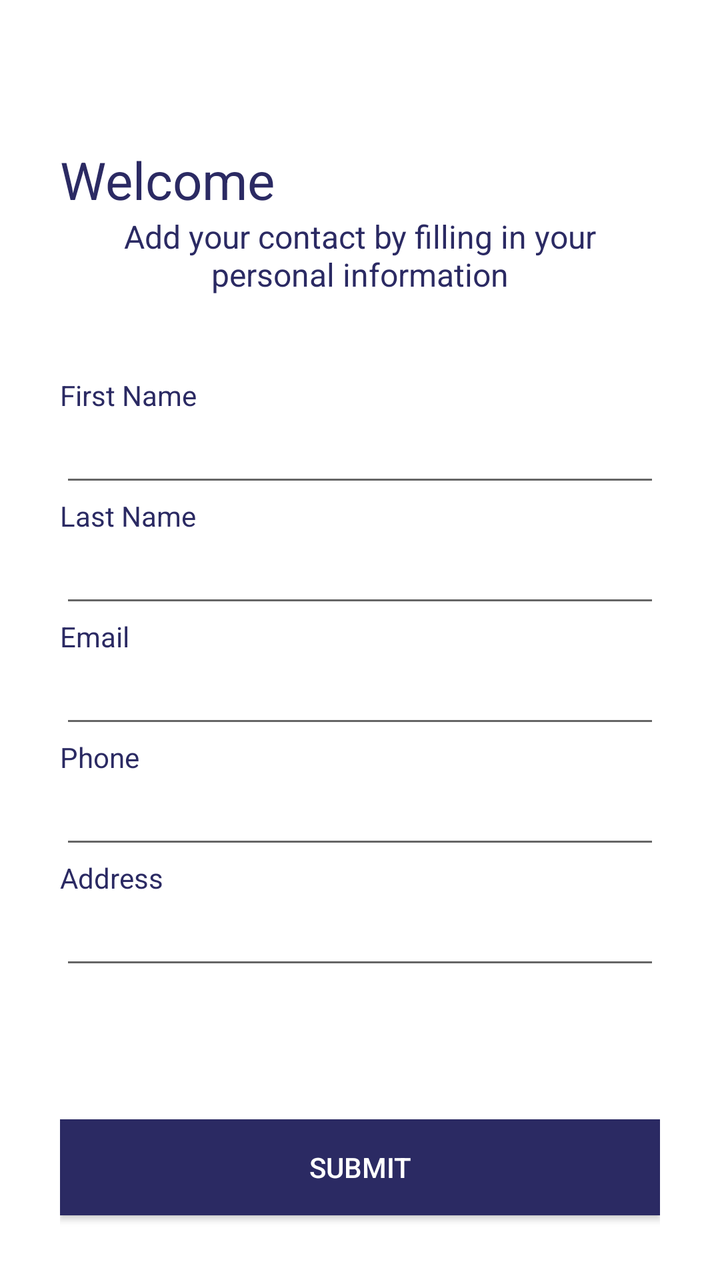
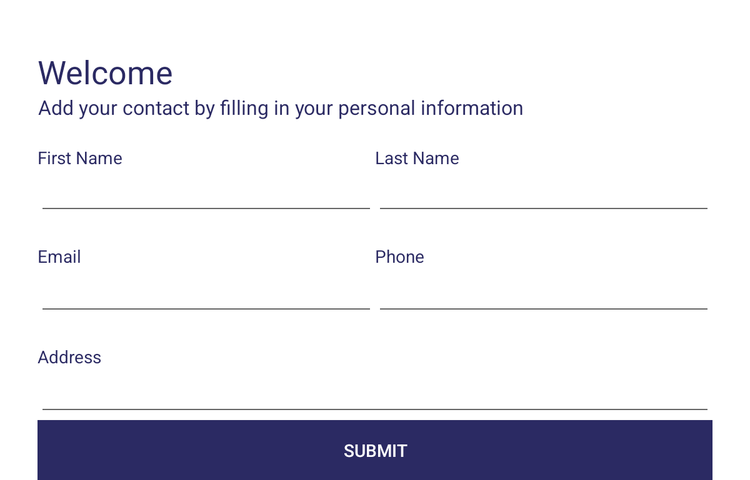

An Android layout and its configuration variant, each rendered on a device that would load it. The default file and the variant file are quoted in full after the pictures.
<!-- AndroidManifest.xml: application theme AppTheme -->
<!-- res/layout/fragment_register.xml -->
<?xml version="1.0" encoding="utf-8"?>
<LinearLayout xmlns:android="http://schemas.android.com/apk/res/android"
    xmlns:tools="http://schemas.android.com/tools"
    android:layout_width="match_parent"
    android:layout_height="match_parent"
    android:orientation="vertical"
    android:background="@color/whitecolor"
    tools:context=".ui.RegisterFragment"
    android:theme="@style/RegTheme">

    
    <LinearLayout
        android:layout_width="300dp"
        android:layout_height="match_parent"
        android:layout_gravity="center"
        android:gravity="center_vertical"
        android:orientation="vertical">


        <ImageView
            android:id="@+id/nav_back_reg"
            android:layout_width="40dp"
            android:layout_height="40dp"
            android:scaleType="centerCrop"
            android:layout_marginStart="-13dp"
            android:contentDescription="@string/nav_back"
            android:src="@drawable/nav_back"/>
        <TextView
            android:id="@+id/welcome_text"
            android:layout_width="wrap_content"
            android:layout_height="wrap_content"
            android:textSize="@dimen/text_size_medium"
            android:textColor="@color/colorPrimaryDark"
            android:text="@string/welcome" />

        <TextView
            android:id="@+id/add_instruction"
            android:layout_width="wrap_content"
            android:layout_height="wrap_content"
            android:gravity="center|center_vertical"
            android:textSize="16sp"
            android:textColor="@color/colorPrimaryDark"
            android:text="@string/add_text"/>
        <LinearLayout
            android:id="@+id/form_wrapper"
            android:layout_width="match_parent"
            android:layout_height="wrap_content"
            android:orientation="vertical"
            android:layout_marginTop="40dp">
            <LinearLayout
                android:id="@+id/editFirstNameVG"
                android:layout_width="match_parent"
                android:layout_height="wrap_content"
                android:orientation="vertical"
                >
            <TextView
                android:id="@+id/regFirstName"
                android:layout_width="wrap_content"
                android:textColor="@color/colorPrimaryDark"
                android:layout_height="wrap_content"
                android:text="@string/first_name"/>

            <EditText
                android:id="@+id/editFirstName"
                android:layout_width="match_parent"
                android:layout_height="match_parent"/>
            </LinearLayout>
            <LinearLayout
                android:id="@+id/editLastNameVG"
                android:layout_width="match_parent"
                android:layout_height="wrap_content"
                android:orientation="vertical">
                <TextView
                    android:id="@+id/regLastName"
                    android:layout_width="wrap_content"
                    android:layout_height="wrap_content"
                    android:textColor="@color/colorPrimaryDark"
                    android:text="@string/last_name"/>

                <EditText
                    android:id="@+id/editLastName"
                    android:layout_width="match_parent"
                    android:layout_height="match_parent"/>
            </LinearLayout>
            <LinearLayout
                android:id="@+id/editEmailVG"
                android:layout_width="match_parent"
                android:layout_height="wrap_content"
                android:orientation="vertical">
                <TextView
                    android:id="@+id/regEmail"
                    android:layout_width="wrap_content"
                    android:layout_height="wrap_content"
                    android:inputType="textEmailAddress"
                    android:textColor="@color/colorPrimaryDark"
                    android:text="@string/email"
                    tools:ignore="TextViewEdits" />

                <EditText
                    android:id="@+id/editEmail"
                    android:layout_width="match_parent"
                    android:layout_height="match_parent"/>
            </LinearLayout>
            <LinearLayout
                android:id="@+id/editPhoneVG"
                android:layout_width="match_parent"
                android:layout_height="wrap_content"
                android:orientation="vertical">
                <TextView
                    android:id="@+id/regPhone"
                    android:layout_width="wrap_content"
                    android:layout_height="wrap_content"
                    android:textColor="@color/colorPrimaryDark"
                    android:text="@string/phone"/>

                <EditText
                    android:id="@+id/editPhone"
                    android:layout_width="match_parent"
                    android:layout_height="match_parent"/>
            </LinearLayout>

            <LinearLayout
                android:id="@+id/editAddressVG"
                android:layout_width="match_parent"
                android:layout_height="wrap_content"
                android:orientation="vertical">
                <TextView
                    android:id="@+id/regAddress"
                    android:layout_width="wrap_content"
                    android:layout_height="wrap_content"
                    android:textColor="@color/colorPrimaryDark"
                    android:text="@string/address"/>

                <EditText
                    android:id="@+id/editAddress"
                    android:layout_width="match_parent"
                    android:layout_height="match_parent"/>
            </LinearLayout>
        </LinearLayout>

        <Button
            android:id="@+id/submitBtn"
            android:layout_width="match_parent"
            android:layout_height="wrap_content"
            android:textColor="@color/whitecolor"
            android:layout_gravity="bottom|end"
            android:text="@string/submit"
            android:background="@color/colorPrimaryDark"
            android:layout_marginTop="70dp"/>
    </LinearLayout>
</LinearLayout>
<!-- resources referenced by this layout -->
<resources>
  <color name="colorPrimaryDark">#2b2a63</color>
  <color name="whitecolor">#FFFFFF</color>
  <dimen name="text_size_medium">26sp</dimen>
  <string name="add_text">Add your contact by filling in your personal information</string>
  <string name="address">Address</string>
  <string name="email">Email</string>
  <string name="first_name">First Name</string>
  <string name="last_name">Last Name</string>
  <string name="nav_back">navBack</string>
  <string name="phone">Phone</string>
  <string name="submit">Submit</string>
  <string name="welcome">Welcome</string>
  <style name="RegTheme" parent="Theme.AppCompat.Light.NoActionBar">
          <item name="colorPrimaryDark">@color/colorPrimaryDark</item>
      </style>
  <style name="AppTheme" parent="Theme.AppCompat.Light.DarkActionBar">
          
          <item name="colorPrimary">@color/colorPrimary</item>
          <item name="colorPrimaryDark">@color/colorPrimaryDark</item>
          <item name="colorAccent">@color/colorAccent</item>
      </style>
  <color name="colorPrimary">#FFFFFF</color>
  <color name="colorAccent">#C0C0C0C0</color>
</resources>
<!-- res/layout-sw600dp/fragment_register.xml (the repository's variant of the layout above) -->
<!-- drawn on a 7-inch tablet held upright -->
<?xml version="1.0" encoding="utf-8"?>
<ScrollView
    android:id="@+id/fragment"
    xmlns:android="http://schemas.android.com/apk/res/android"
    xmlns:tools="http://schemas.android.com/tools"
    android:layout_height="wrap_content"
    android:layout_gravity="center_vertical"
    android:background="@color/whitecolor"
    android:layout_width="match_parent">
    <LinearLayout
        android:layout_width="match_parent"
        android:layout_height="wrap_content"
        android:weightSum="1"
        android:paddingStart="30dp"
        android:paddingEnd="30dp"
        android:orientation="vertical"
        tools:context=".ui.RegisterFragment"
        android:theme="@style/RegTheme">

        
        <LinearLayout
            android:layout_width="match_parent"
            android:layout_height="0dp"
            android:layout_weight="1"
            android:weightSum="5"
            android:layout_gravity="center"
            android:gravity="center_vertical"
            android:orientation="vertical">


            <ImageView
                android:id="@+id/nav_back_reg"
                android:layout_width="40dp"
                android:layout_height="40dp"
                android:scaleType="centerCrop"
                android:layout_marginStart="-13dp"
                android:contentDescription="@string/nav_back"
                android:src="@drawable/nav_back"/>
            <TextView
                android:id="@+id/welcome_text"
                android:layout_width="wrap_content"
                android:layout_height="wrap_content"
                android:textSize="@dimen/text_size_medium"
                android:textColor="@color/colorPrimaryDark"
                android:text="@string/welcome" />

            <TextView
                android:id="@+id/add_instruction"
                android:layout_width="wrap_content"
                android:layout_height="wrap_content"
                android:gravity="center|center_vertical"
                android:textSize="16sp"
                android:textColor="@color/colorPrimaryDark"
                android:text="@string/add_text"/>

            <LinearLayout
                android:layout_marginTop="20dp"
                android:layout_width="match_parent"
                android:layout_height="wrap_content"
                android:orientation="horizontal"
                android:weightSum="2">
                <LinearLayout
                    android:id="@+id/editFirstNameVG"
                    android:layout_width="0dp"
                    android:layout_height="wrap_content"
                    android:layout_weight="1"
                    android:orientation="vertical"
                    >
                    <TextView
                        android:id="@+id/regFirstName"
                        android:layout_width="wrap_content"
                        android:textColor="@color/colorPrimaryDark"
                        android:layout_height="wrap_content"
                        android:text="@string/first_name"/>

                    <EditText
                        android:id="@+id/editFirstName"
                        android:layout_width="match_parent"
                        android:layout_height="40dp"/>
                </LinearLayout>

                <LinearLayout
                    android:id="@+id/editLastNameVG"
                    android:layout_width="0dp"
                    android:layout_height="wrap_content"
                    android:layout_weight="1"
                    android:orientation="vertical">
                    <TextView
                        android:id="@+id/regLastName"
                        android:layout_width="wrap_content"
                        android:layout_height="wrap_content"
                        android:textColor="@color/colorPrimaryDark"
                        android:text="@string/last_name"/>

                    <EditText
                        android:id="@+id/editLastName"
                        android:layout_width="match_parent"
                        android:layout_height="40dp"/>
                </LinearLayout>

            </LinearLayout>

            <LinearLayout
                android:layout_marginTop="20dp"
                android:layout_width="match_parent"
                android:layout_height="wrap_content"
                android:orientation="horizontal"
                android:weightSum="2">
                <LinearLayout
                    android:id="@+id/editEmailVG"
                    android:layout_width="0dp"
                    android:layout_weight="1"
                    android:layout_height="wrap_content"
                    android:orientation="vertical">
                    <TextView
                        android:id="@+id/regEmail"
                        android:layout_width="wrap_content"
                        android:layout_height="wrap_content"
                        android:inputType="textEmailAddress"
                        android:textColor="@color/colorPrimaryDark"
                        android:text="@string/email"
                        tools:ignore="TextViewEdits" />

                    <EditText
                        android:id="@+id/editEmail"
                        android:layout_width="match_parent"
                        android:layout_height="match_parent"/>
                </LinearLayout>
                <LinearLayout
                    android:id="@+id/editPhoneVG"
                    android:layout_width="0dp"
                    android:layout_height="wrap_content"
                    android:layout_weight="1"
                    android:orientation="vertical">
                    <TextView
                        android:id="@+id/regPhone"
                        android:layout_width="wrap_content"
                        android:layout_height="wrap_content"
                        android:textColor="@color/colorPrimaryDark"
                        android:text="@string/phone"/>

                    <EditText
                        android:id="@+id/editPhone"
                        android:layout_width="match_parent"
                        android:layout_height="match_parent"/>
                </LinearLayout>

            </LinearLayout>

            <LinearLayout
                android:layout_marginTop="20dp"
                android:layout_width="match_parent"
                android:layout_height="wrap_content"
                android:orientation="horizontal"
                android:weightSum="2">

                <LinearLayout
                    android:id="@+id/editAddressVG"
                    android:layout_width="match_parent"
                    android:layout_height="wrap_content"
                    android:orientation="vertical">
                    <TextView
                        android:id="@+id/regAddress"
                        android:layout_width="wrap_content"
                        android:layout_height="wrap_content"
                        android:textColor="@color/colorPrimaryDark"
                        android:text="@string/address"/>

                    <EditText
                        android:id="@+id/editAddress"
                        android:layout_width="match_parent"
                        android:layout_height="match_parent"/>
                </LinearLayout>

            </LinearLayout>
            <Button
                android:id="@+id/submitBtn"
                android:layout_width="match_parent"
                android:layout_height="wrap_content"
                android:textColor="@color/whitecolor"
                android:layout_gravity="bottom|end"
                android:text="@string/submit"
                android:background="@color/colorPrimaryDark" />
        </LinearLayout>

    </LinearLayout>
</ScrollView>
